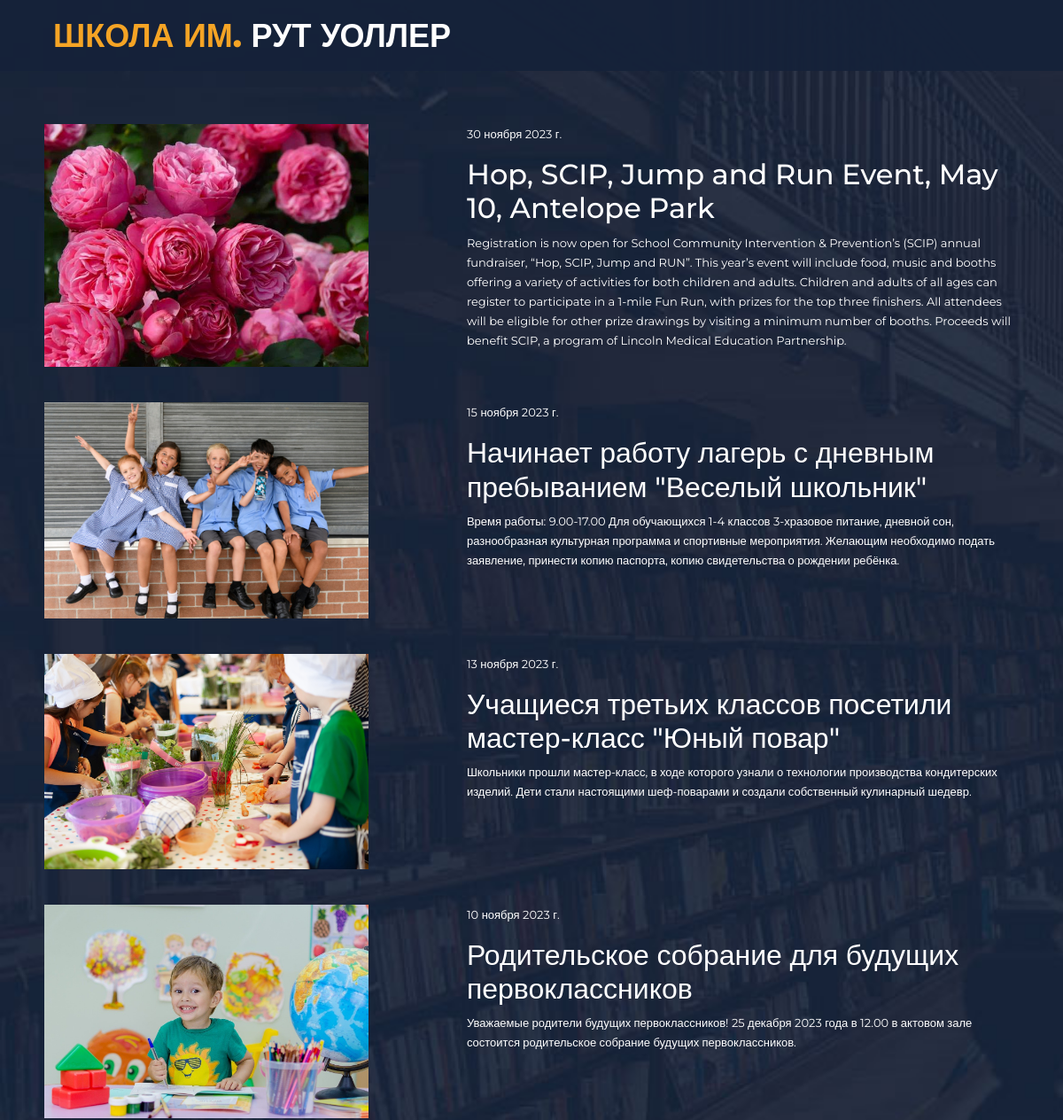
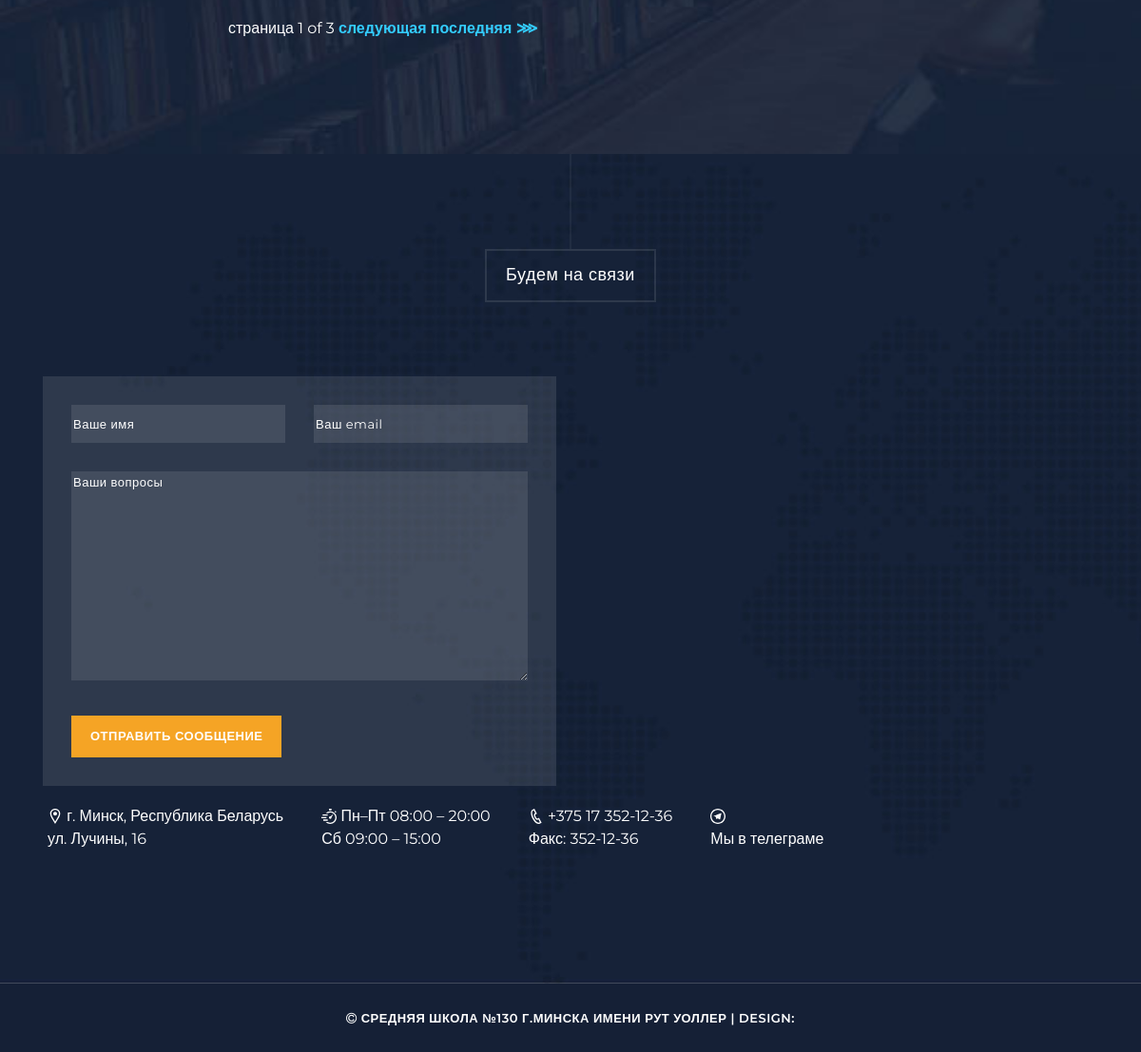
The page /school130/home/news/ on the database its author committed (2 pictures, top to bottom).
### Minsk130school/models.py (models this page shows, shortened)
class Blogs(models.Model):
    title = models.CharField('Заголовок', max_length=100)
    content = models.TextField('Содержание')
    publicationDate = models.DateField('Дата публикации', blank=True)
    image = models.ImageField('Изображение', upload_to='blog_images/')
    def __str__(self):
        return self.title
    def image_tag(self):
        return format_html('<img src="{}" width="150" height="150" />'.format(self.image.url))
    image_tag.short_description = 'Изображение'
    class Meta:
        verbose_name = 'Заголовок'
        verbose_name_plural = 'Заголовки'

### Minsk130school/views.py (the view)
# urls.py: path('home/news/', views.show_news, name= 'news'),
def show_news (request):
    blogs = models.Blogs.objects.order_by('-publicationDate')
    print(f'blogs = {blogs}')
    paginator = Paginator(blogs, 4)   #показ на стр. по 4
    page_number = request.GET.get('page')
    page_obj = paginator.get_page(page_number)
    question_form = QuestionsForm()
    return render(request, 'news.html', {'info': page_obj,
                                         'question_form':question_form})

### Minsk130school/forms.py
class QuestionsForm(forms.ModelForm):
    name = forms.CharField(label='', widget=forms.TextInput(attrs={'placeholder': 'Ваше имя'}))
    email = forms.EmailField(label='', widget=forms.EmailInput(attrs={'placeholder': 'Ваш email'}))
    message = forms.CharField(label='', widget=forms.Textarea(attrs={'placeholder': 'Ваши вопросы'}))
    class Meta:
        model = Questions
        fields = ['name', 'email', 'message']
        widgets = {
            'name': forms.TextInput(attrs={'class': 'form-control'}),
            'email': forms.EmailInput(attrs={'class': 'form-control'}),
            'message': forms.Textarea(attrs={'class': 'form-control'}),
        }

### Minsk130school/templates/news.html (shortened to what this page needs)
{% extends 'base.html' %}
{% block content %}
{% load static %}
<section class="section video">
    <div class="container">
      <div class="row">
            {% for blog in info %}
            <div class="blog">
              <div class="blog-icon">
                {% if blog.image %}
                  <img src="{{blog.image.url}}">
                {% else %}
                  <p>No image</p>
                {% endif %}
              </div>
                <div class="blog-text">
                    <p>{{blog.publicationDate}}</p>
                    <h2>{{blog.title}}</h2>
                    <p>{{blog.content}}</p>
                </div>
            </div>
            {% endfor %}
        </div>
      </div>
     {% include 'pagination.html' %}
</section>
{% endblock %}

### Minsk130school/static/Minsk130school/assets/css/templatemo-grad-school.css (style rules this page uses)
body { font-family: 'Montserrat', sans-serif; }
p { font-size: 13px; line-height: 22px; }
.blog { display: flex; flex-direction: row; align-items: stretch; color:white; padding: 20px; }
.blog-icon { width: 50%; }
.blog-icon>img { width: 80%; }
.blog-text { width: 70%; padding-left: 20px; }
section.video { background-image: url(../images/video-bg.jpg); background-repeat: no-repeat; background-size: cover; background-color: #172238; padding: 120px 0px; }
section.contact form input { width: 100%; height: 40px; background-color: rgba(250,250,250,0.1); border-radius: 0px; border: none; outline: none; color: #fff; font-size: 13px; margin-bottom: 30px; letter-spacing: 0.5px; }
section.contact form textarea { width: 100%; height: 220px; max-height: 280px; min-height: 220px; background-color: rgba(250,250,250,0.1); border-radius: 0px; border: none; outline: none; color: #fff; font-size: 13px; margin-bottom: 30px; letter-spacing: 0.5px; }
section.contact form input::placeholder { color: #fff; }
section.contact form textarea::placeholder { color: #fff; }

### rows shown on the page
Blogs: image (picture), publicationDate "30 ноября 2023 г.", title "Hop, SCIP, Jump and Run Event, May 10, Antelope Park", content "Registration is now open for School Community Intervention & Prevention’s (SCIP) annual fundraiser, “Hop, SCIP, Jump and RUN”. This year’s event will include food, music and booths offering a variety of activities for both children and adults. Children and adults of all ages can register to participate in a 1-mile Fun Run, with prizes for the top three finishers. All attendees will be eligible for other prize drawings by visiting a minimum number of booths. Proceeds will benefit SCIP, a program of Lincoln Medical Education Partnership."
Blogs: image (picture), publicationDate "15 ноября 2023 г.", title "Начинает работу лагерь с дневным пребыванием \"Веселый школьник\"", content "Время работы: 9.00-17.00 Для обучающихся 1-4 классов 3-хразовое питание, дневной сон, разнообразная культурная программа и спортивные мероприятия. Желающим необходимо подать заявление, принести копию паспорта, копию свидетельства о рождении ребёнка."
Blogs: image (picture), publicationDate "13 ноября 2023 г.", title "Учащиеся третьих классов поcетили мастер-класс \"Юный повар\"", content "Школьники прошли мастер-класс, в ходе которого узнали о технологии производства кондитерских изделий. Дети стали настоящими шеф-поварами и создали собственный кулинарный шедевр."
Blogs: image (picture), publicationDate "10 ноября 2023 г.", title "Родительское собрание для будущих первоклассников", content "Уважаемые родители будущих первоклассников! 25 декабря 2023 года в 12.00 в актовом зале состоится родительское собрание будущих первоклассников."

### other values the page prints
{{ info.number }} "1"
{{ info.paginator.num_pages }} "3"
